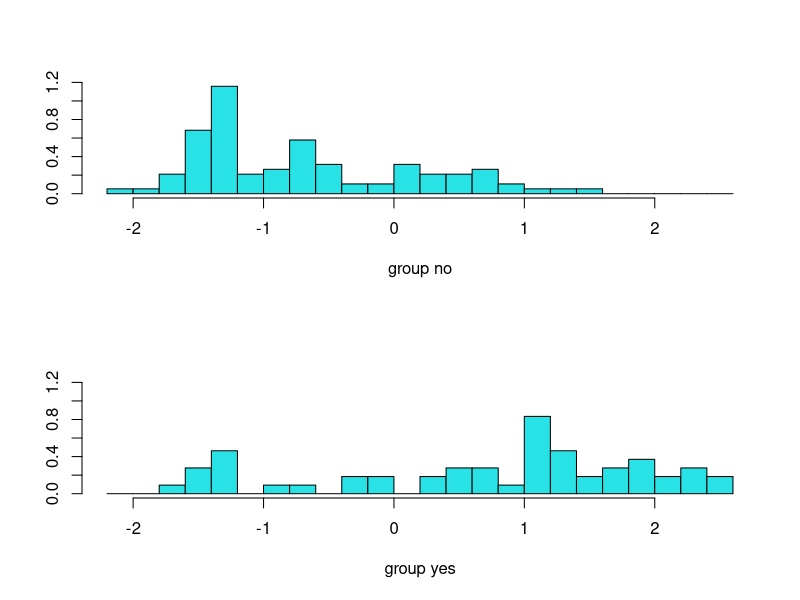
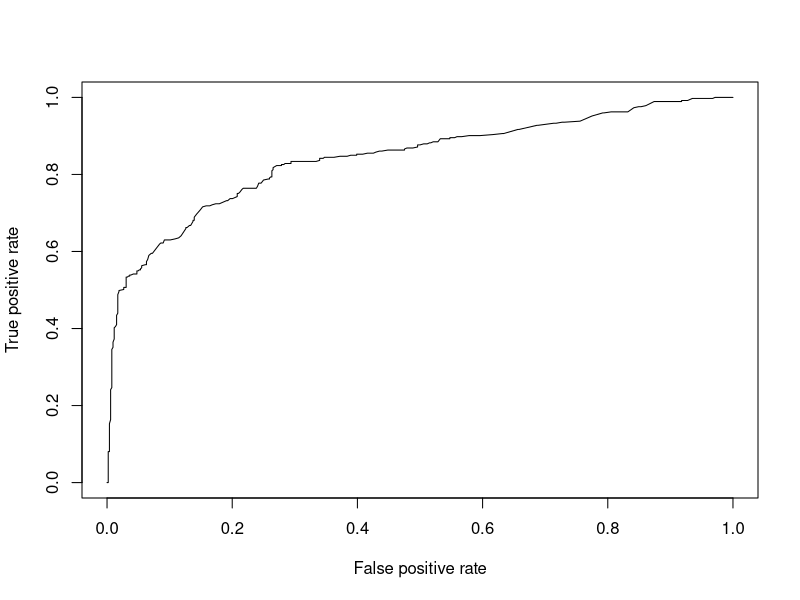

Source code (R) for these figures, in order:
## ---- chunk 1
knitr::opts_chunk$set(echo = TRUE)
## ---- chunk 2
library(carData)
## ---- chunk 3
str(TitanicSurvival)
## ---- chunk 4
summary(TitanicSurvival)
## ---- chunk 5
TitanicSurvival = TitanicSurvival[complete.cases(TitanicSurvival),]
## ---- chunk 6
glm.fit = glm(survived ~., data = TitanicSurvival, family = "binomial")
## ---- chunk 7
summary(glm.fit)
## ---- chunk 8
exp(coef(glm.fit)[2])
## ---- chunk 9
library(lmtest)
glm.fit.null = glm(survived ~ 1, data = TitanicSurvival, family = "binomial")
lrtest(glm.fit, glm.fit.null)
## ---- chunk 10
contrasts(TitanicSurvival$passengerClass)
## ---- chunk 11
prob = predict(glm.fit, type = "response") 
head(prob)
## ---- chunk 12
pred = rep("no", length(prob))
pred[prob>0.5] = "yes"
mean(pred == TitanicSurvival$survived)
## ---- chunk 13
set.seed(1)
cnt = dim(TitanicSurvival)[1]
index = sample(cnt, round(cnt/7), replace = F)
train.data = TitanicSurvival[index,]
test.data = TitanicSurvival[-index,]
## ---- chunk 14
glm.fit = glm(survived ~., data = train.data, 
              family = "binomial")
prob = predict(glm.fit, test.data, type = "response")
## ---- chunk 15
pred = rep("no", cnt-round(cnt/7))
pred[prob>0.5] = "yes"
table(pred, test.data$survived)
mean(pred == test.data$survived)
## ---- chunk 16
library(MASS) 
lda.fit = lda(survived~., data = train.data)
## ---- chunk 17
lda.fit
## ---- chunk 18
plot(lda.fit)
## ---- chunk 19
pred = predict(lda.fit, test.data)
## ---- chunk 20
names(pred)
## ---- chunk 21
head(pred$posterior)
## ---- chunk 22
table(pred$class, test.data$survived)
## ---- chunk 23
mean(pred$class == test.data$survived)
## ---- chunk 24
library(ROCR)
## ---- chunk 25
prob = predict(glm.fit, test.data, type = "response")
## ---- chunk 26
pred = prediction(prob, test.data$survived)
## ---- chunk 27
perf = performance(pred, "tpr", "fpr")
## ---- chunk 28
plot(perf)
## ---- chunk 29
perf = performance(pred, "auc")
str(perf)
perf@y.values[[1]]
